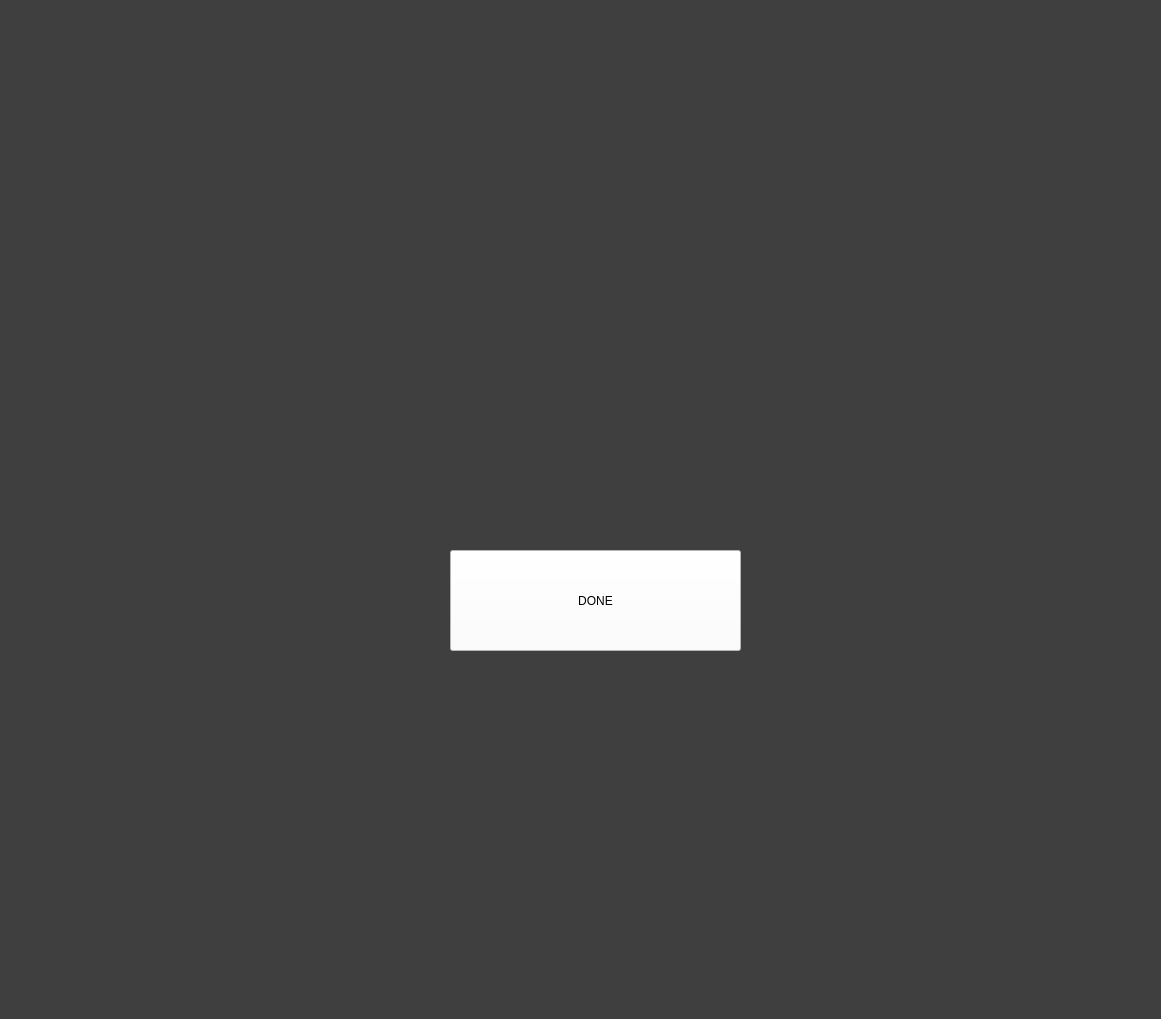
<?xml version="1.0" encoding="UTF-8"?>
<ui version="4.0">
 <class>MainWindow</class>
 <widget class="QMainWindow" name="MainWindow">
  <property name="geometry">
   <rect>
    <x>0</x>
    <y>0</y>
    <width>1161</width>
    <height>1019</height>
   </rect>
  </property>
  <property name="windowTitle">
   <string>MainWindow</string>
  </property>
  <property name="styleSheet">
   <string notr="true">background-color: rgb(63, 63, 63)</string>
  </property>
  <widget class="QWidget" name="centralwidget">
   <widget class="QPushButton" name="pushButton_3">
    <property name="geometry">
     <rect>
      <x>450</x>
      <y>550</y>
      <width>291</width>
      <height>101</height>
     </rect>
    </property>
    <property name="layoutDirection">
     <enum>Qt::LeftToRight</enum>
    </property>
    <property name="styleSheet">
     <string notr="true">QPushButton {background-color: white;
color:black;
}
QPushButton::hover{
color:blue;
}
</string>
    </property>
    <property name="text">
     <string>DONE</string>
    </property>
   </widget>
   <widget class="QLabel" name="label_7">
    <property name="geometry">
     <rect>
      <x>160</x>
      <y>30</y>
      <width>881</width>
      <height>921</height>
     </rect>
    </property>
    <property name="styleSheet">
     <string notr="true">background:transparent;</string>
    </property>
    <property name="text">
     <string/>
    </property>
    <property name="pixmap">
     <pixmap>../images/rabbit.png</pixmap>
    </property>
   </widget>
   <widget class="QLabel" name="label">
    <property name="geometry">
     <rect>
      <x>460</x>
      <y>230</y>
      <width>261</width>
      <height>271</height>
     </rect>
    </property>
    <property name="layoutDirection">
     <enum>Qt::LeftToRight</enum>
    </property>
    <property name="autoFillBackground">
     <bool>false</bool>
    </property>
    <property name="styleSheet">
     <string notr="true">background:transparent;</string>
    </property>
    <property name="text">
     <string/>
    </property>
    <property name="pixmap">
     <pixmap>../images/checkbox-icon.png</pixmap>
    </property>
    <property name="scaledContents">
     <bool>false</bool>
    </property>
   </widget>
   <zorder>label_7</zorder>
   <zorder>pushButton_3</zorder>
   <zorder>label</zorder>
  </widget>
  <widget class="QStatusBar" name="statusbar"/>
 </widget>
 <resources>
  <include location="../../PycharmProjects/lab/res.qrc"/>
 </resources>
 <connections/>
</ui>
